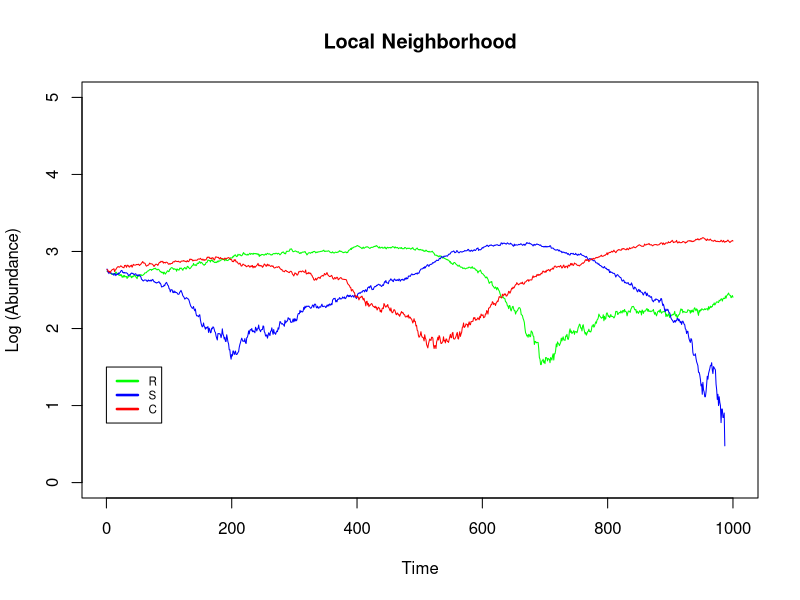
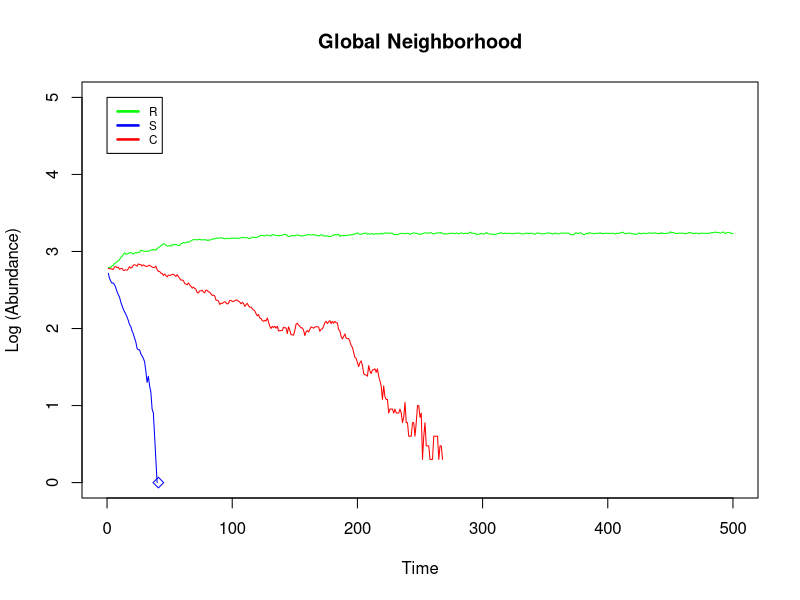

Source code (R) for these figures, in order: (Note: a time limit stopped this script after it produced the figures.)
## ---- chunk 1
variable <- c("S", "R", "C", "E")
create.matrix <- function(variable, nrows=50,ncols=50){
	matrix(sample(variable, nrows*ncols, replace=TRUE), nrow=nrows, ncol=ncols)
}
matrix <- create.matrix(variable)
## ---- chunk 2
local.simulation <- function(matrix){
nrow <- sample(1:nrow(matrix), 1)
ncol <- sample(1:ncol(matrix), 1)
index <- c(nrow,ncol)
index.value <- matrix[nrow,ncol]

if(nrow==1 && ncol==1){
a <- matrix[nrow(matrix),ncol]
b <- matrix[nrow(matrix),ncol+1]
c <- matrix[nrow(matrix),ncol(matrix)]
d <- matrix[nrow+1, ncol]
e <- matrix[nrow+1, ncol(matrix)]
f <- matrix[nrow+1, ncol+1]
g <- matrix[nrow, ncol+1]
h <- matrix[nrow, ncol(matrix)]
} else if(nrow==1 && ncol==ncol(matrix)){
a <- matrix[nrow(matrix),ncol]
b <- matrix[nrow(matrix),ncol(matrix)]
c <- matrix[nrow(matrix),ncol-1]
d <- matrix[nrow+1, ncol]
e <- matrix[nrow+1, ncol-1]
f <- matrix[nrow+1, ncol(matrix)]
g <- matrix[nrow, ncol(matrix)]
h <- matrix[nrow, ncol-1]
} else if(nrow==nrow(matrix) && ncol==ncol(matrix)){
a <- matrix[nrow-1,ncol]
b <- matrix[nrow-1,1]
c <- matrix[nrow-1,ncol-1]
d <- matrix[1, ncol]
e <- matrix[1, ncol-1]
f <- matrix[1, 1]
g <- matrix[nrow, 1]
h <- matrix[nrow, ncol-1]
} else if(nrow==nrow(matrix) && ncol==1){
a <- matrix[nrow-1,ncol]
b <- matrix[nrow-1,ncol(matrix)]
c <- matrix[nrow-1,ncol+1]
d <- matrix[1, ncol]
e <- matrix[1, ncol(matrix)]
f <- matrix[1, ncol+1]
g <- matrix[nrow, ncol+1]
h <- matrix[nrow, ncol(matrix)]
} else if(nrow==1){
a <- matrix[nrow(matrix),ncol]
b <- matrix[nrow(matrix),ncol+1]
c <- matrix[nrow(matrix),ncol-1]
d <- matrix[nrow+1, ncol]
e <- matrix[nrow+1, ncol-1]
f <- matrix[nrow+1, ncol+1]
g <- matrix[nrow, ncol+1]
h <- matrix[nrow, ncol-1]
} else if(ncol==1){
a <- matrix[nrow-1,ncol]
b <- matrix[nrow-1,ncol+1]
c <- matrix[nrow-1,ncol(matrix)]
d <- matrix[nrow+1, ncol]
e <- matrix[nrow+1, ncol(matrix)]
f <- matrix[nrow+1, ncol+1]
g <- matrix[nrow, ncol+1]
h <- matrix[nrow, ncol(matrix)]
} else if(ncol==ncol(matrix)){
a <- matrix[nrow-1,ncol]
b <- matrix[nrow-1,1]
c <- matrix[nrow-1,ncol-1]
d <- matrix[nrow+1, ncol]
e <- matrix[nrow+1, ncol-1]
f <- matrix[nrow+1, 1]
g <- matrix[nrow, 1]
h <- matrix[nrow, ncol-1]
} else if(nrow==nrow(matrix)){
a <- matrix[nrow-1,ncol]
b <- matrix[nrow-1,ncol+1]
c <- matrix[nrow-1,ncol-1]
d <- matrix[1, ncol]
e <- matrix[1, ncol-1]
f <- matrix[1, ncol+1]
g <- matrix[nrow, ncol+1]
h <- matrix[nrow, ncol-1] 
} else {
a <- matrix[nrow-1,ncol]
b <- matrix[nrow-1,ncol+1]
c <- matrix[nrow-1,ncol-1]
d <- matrix[nrow+1, ncol]
e <- matrix[nrow+1, ncol-1]
f <- matrix[nrow+1, ncol+1]
g <- matrix[nrow, ncol+1]
h <- matrix[nrow, ncol-1] }
local <- c(a,b,c,d,e,f,g,h) 

deltaS0 <- 1/4
deltaR <- 10/32
deltaC <- 1/3
tau <- 3/4

if(index.value=="R"){
    index.value <- sample(c("R", "E"), 1, prob=c(1-deltaR, deltaR))
} else if(index.value=="C"){
    index.value <- sample(c("C", "E"), 1, prob=c(1-deltaC, deltaC))
} else if(index.value=="S"){
    present <- sum(local=="C")
    present <- present/8
    deltaS <- deltaS0 + tau*present
    index.value <- sample(c("S", "E"), 1, prob=c(1-deltaS, deltaS))
} else {
    index.value <- local[sample(1:8, 1)]
}
matrix[nrow,ncol] <<- index.value
}

abundance <- 1
for(i in 1:1000){
replicate(2500, local.simulation(matrix))
column <- rbind(1, sum(matrix=="R"), sum(matrix=="S"), sum(matrix=="C"))
abundance <- cbind(abundance, column)
}

abundance <- abundance[,-1]
abundance[1,1:1000] <- 1:1000
abundance[2,] <- sapply(abundance[2,], log10)
abundance[3,] <- sapply(abundance[3,], log10)
abundance[4,] <- sapply(abundance[4,], log10)
plot(abundance[1,], abundance[2,], type="l", col="green", ylim=c(0,5), ylab="Log (Abundance)", xlab="Time", main="Local Neighborhood")
lines(abundance[1,], abundance[3,], type="l", col="blue")
lines(abundance[1,], abundance[4,], type="l", col="red")
legend(x=0,y=1.5, c("R","S","C"), lty=c(1,1), lwd=c(2.5,2.5),col=c("green","blue","red"),cex=0.7)
## ---- chunk 3
matrix <- create.matrix(variable)
global.simulation <- function(matrix){
nrow <- sample(1:nrow(matrix), 1)
ncol <- sample(1:ncol(matrix), 1)
index <- c(nrow,ncol)
index.value <- matrix[nrow,ncol]

deltaS0 <- 1/4
deltaR <- 10/32
deltaC <- 1/3
tau <- 3/4

if(index.value=="R"){
    index.value <- sample(c("R", "E"), 1, prob=c(1-deltaR, deltaR))
} else if(index.value=="C"){
    index.value <- sample(c("C", "E"), 1, prob=c(1-deltaC, deltaC))
} else if(index.value=="S"){
    present <- sum(matrix=="C")
    present <- present/2500
    deltaS <- deltaS0 + tau*present
    index.value <- sample(c("S", "E"), 1, prob=c(1-deltaS, deltaS))
} else {
    index.value <- sample(matrix, 1)
}
matrix[nrow,ncol] <<- index.value
}

abundance <- 1
for(i in 1:500){
replicate(2500, global.simulation(matrix))
column <- rbind(1, sum(matrix=="R"), sum(matrix=="S"), sum(matrix=="C"))
abundance <- cbind(abundance, column)
}

abundance <- abundance[,-1]
abundance[1,1:500] <- 1:500
abundance[2,] <- sapply(abundance[2,], log10)
abundance[3,] <- sapply(abundance[3,], log10)
abundance[4,] <- sapply(abundance[4,], log10)

plot(abundance[1,], abundance[2,], type="l", col="green", xlim=c(0,500), ylim=c(0,5), ylab="Log (Abundance)", xlab="Time", main="Global Neighborhood")
lines(abundance[1,], abundance[3,], type="l", col="blue")
lines(abundance[1,], abundance[4,], type="l", col="red")
legend(x=0,y=5, c("R","S","C"), lty=c(1,1), lwd=c(2.5,2.5),col=c("green","blue","red"),cex=0.7)

if(sum(abundance[3,]==0)>0){
x <- which(abundance[3,]==0)
x <- x[1]+1
points(x, 0, type="p", pch=5,col="blue")
}
if(sum(abundance[2,]==0)>0){
y <- which(abundance[2,]==0)
y <- y[1]+1
points(y, 0, type="p", pch=5,col="green")
}
if(sum(abundance[4,]==0)>0){
z <- which(abundance[4,]==0)
z <- z[1]+1
points(z, 0, type="p", pch=5,col="red")
}
## ---- chunk 4
variable <- c("S", "R", "C", "E")
create.p.matrix <- function(variable, nrows=50,ncols=50){
	matrix(sample(variable, nrows*ncols, replace=TRUE, prob=c(0.5, 1/6, 1/6, 1/6)), nrow=nrows, ncol=ncols)
}


matrix <- create.p.matrix(variable)
global.simulation <- function(matrix){
nrow <- sample(1:nrow(matrix), 1)
ncol <- sample(1:ncol(matrix), 1)
index <- c(nrow,ncol)
index.value <- matrix[nrow,ncol]

deltaS0 <- 1/4
deltaR <- 10/32
deltaC <- 1/3
tau <- 3/4

if(index.value=="R"){
    index.value <- sample(c("R", "E"), 1, prob=c(1-deltaR, deltaR))
} else if(index.value=="C"){
    index.value <- sample(c("C", "E"), 1, prob=c(1-deltaC, deltaC))
} else if(index.value=="S"){
    present <- sum(matrix=="C")
    present <- present/2500
    deltaS <- deltaS0 + tau*present
    index.value <- sample(c("S", "E"), 1, prob=c(1-deltaS, deltaS))
} else {
    index.value <- sample(matrix, 1)
}
matrix[nrow,ncol] <<- index.value
}

abundance <- 1
for(i in 1:500){
replicate(2500, global.simulation(matrix))
column <- rbind(1, sum(matrix=="R"), sum(matrix=="S"), sum(matrix=="C"))
abundance <- cbind(abundance, column)
}

abundance <- abundance[,-1]
abundance[1,1:500] <- 1:500
abundance[2,] <- sapply(abundance[2,], log10)
abundance[3,] <- sapply(abundance[3,], log10)
abundance[4,] <- sapply(abundance[4,], log10)

plot(abundance[1,], abundance[2,], type="l", col="green", xlim=c(0,500), ylim=c(0,5), ylab="Log (Abundance)", xlab="Time", main="Global Neighborhood")
lines(abundance[1,], abundance[3,], type="l", col="blue")
lines(abundance[1,], abundance[4,], type="l", col="red")
legend(x=0,y=5, c("R","S","C"), lty=c(1,1), lwd=c(2.5,2.5),col=c("green","blue","red"),cex=0.7)

if(sum(abundance[3,]==0)>0){
x <- which(abundance[3,]==0)
x <- x[1]+1
points(x, 0, type="p", pch=5,col="blue")
}
if(sum(abundance[2,]==0)>0){
y <- which(abundance[2,]==0)
y <- y[1]+1
points(y, 0, type="p", pch=5,col="green")
}
if(sum(abundance[4,]==0)>0){
z <- which(abundance[4,]==0)
z <- z[1]+1
points(z, 0, type="p", pch=5,col="red")
}
